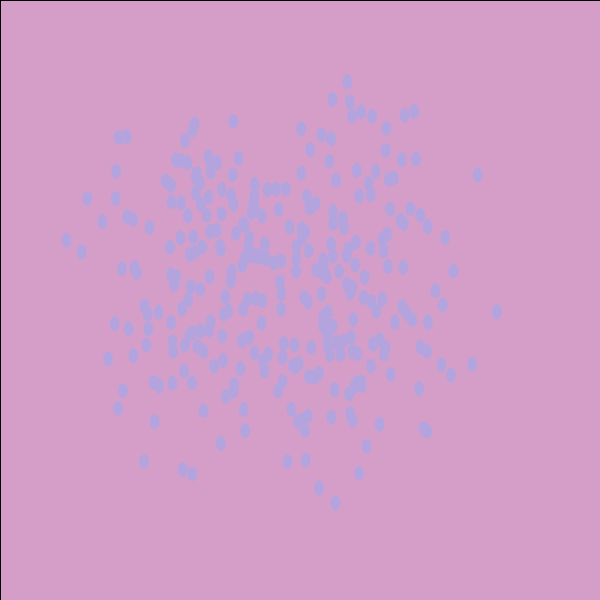
Frame 1 (no input)
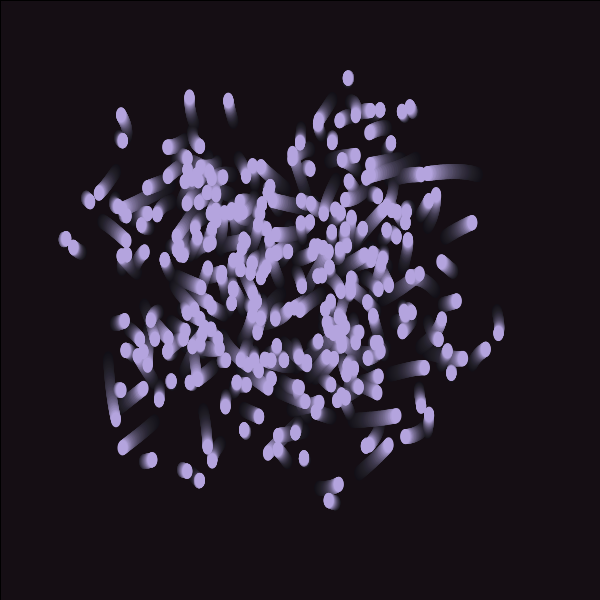
Frame 60 (the mouse pressed at the canvas centre just before this capture)
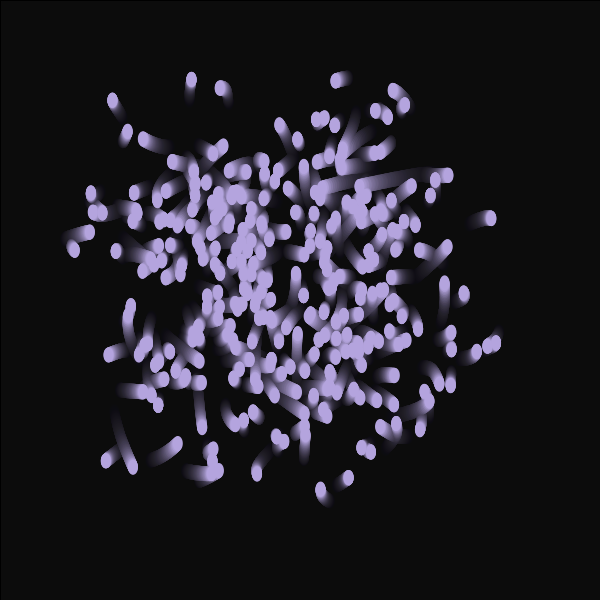
Frame 120 (the mouse held since frame 60 and released just before this capture)

The Processing sketch that drew these frames (run headless with seeded random() and noise(); from frame 60 on, the mouse is pressed at the canvas centre):

// Processing sketch: magicWorms
// ── magicWorms.pde
int maxValue = 600;

void setup() {
  size(600, 600);
  background(222, 164, 208);
  
}

void draw() {
  makeMagical();
  
  for (int i = 0; i <= 300; i++) {
    float x = getWormX(i);
    float y = getWormY(i);
    fill(180, 164, 222);
    ellipse(x,y, 10, 15);
  }
}
float frequency = .001;
float noiseInterval = PI;

void makeMagical() {
     fill( 0, 0, 0, 10 );
     rect(0, 0, width, height);
     noStroke();
}

float getWormX(int i) {
     return map(noise(i*noiseInterval + frameCount * frequency), 0, 1, 0, width);
}

float getWormY(int i) {
     return map(noise(i*noiseInterval+1 + frameCount * frequency), 0, 1, 0, height);
}
